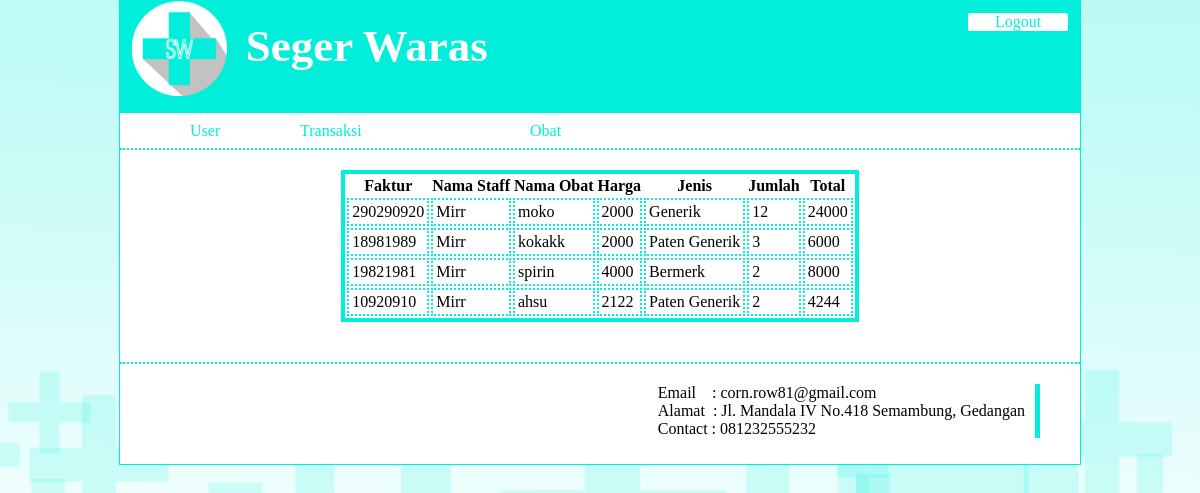
Screenshot of /index.php?menu=5 (signed in) with the database file from the repository.
### tables this page shows
CREATE TABLE IF NOT EXISTS `tblidentitas` (
  `namaapotek` varchar(50) NOT NULL,
  `alamat` varchar(50) NOT NULL,
  `telp` varchar(15) NOT NULL,
  `deskripsi` varchar(255) NOT NULL
);

CREATE TABLE IF NOT EXISTS `tblbeli` (
  `id_beli` int(11) NOT NULL,
  `faktur` varchar(50) NOT NULL,
  `staff` varchar(50) NOT NULL,
  `namaobat` text NOT NULL,
  `harga` float NOT NULL,
  `jenis` text NOT NULL,
  `deskripsi` text NOT NULL,
  `jumlah` int(11) NOT NULL,
  `tanggal` date NOT NULL
);

### lib/function.php (called while the page is built, shortened)
<?php
	$db = mysqli_connect('localhost','root','','dbapotek');
	function query($sql){
		global $db;
		$result = mysqli_query($db,$sql);
		return $result;
	}
 ?>

### page/lap_pembelian/index.php (the view, shortened to what this page needs)
<?php
	$query = query("SELECT * FROM tblbeli");
 ?>
 <table>
 	<tr>
 		<th>Faktur</th>
 		<th>Nama Staff</th>
 		<th>Nama Obat</th>
 		<th>Harga</th>
 		<th>Jenis</th>
 		<th>Jumlah</th>
 		<th>Total</th>
 	</tr>
 		<?php
	 			while ($row = mysqli_fetch_array($query)) {
	 				$totalharga = $row[4]*$row[7];
	 				echo '<tr>';
	 		 			echo '<td>'.$row[1].'</td>';
			 		 	echo '<td>'.$row[2].'</td>';
			 		 	echo '<td>'.$row[3].'</td>';
			 		 	echo '<td>'.$row[4].'</td>';
			 		 	echo '<td>'.$row[5].'</td>';
			 		 	echo '<td>'.$row[7].'</td>';
			 		 	echo '<td>'.$totalharga.'</td>';
	 				echo '</tr>';
	 			}
 		 ?>
 </table>

### index.php (shortened to what this page needs)
<?php
	require_once 'lib/function.php';
	$result = query("SELECT * FROM tblidentitas");
	$row = mysqli_fetch_array($result);
 ?>
 <!DOCTYPE html>
 <html>
 <head>
 	<link rel="stylesheet" type="text/css" href="style.css">
 </head>
 <body>
 	<div id="wrapper">
 		<header>
 			<span class="btn"><a href="logout.php" class="logout">Logout</a></span>
 			<a href="index.php"><img src="assets/logo2.png"></a>
 			<h1>
 				<span class="sg"><?php echo $row[0]; ?></span>
 			</h1>
 		</header>
 		<nav>
 		<?php
 			if (isset($_SESSION['level'])) {
 				$level = $_SESSION['level'];
 		 ?>
 			<ul>
 			<?php
 				if ($level == 1) {
 			 ?>
 				<li><a class="mother" href="index.php?menu=1&action=0">User</a></li>
 			<?php } ?>
 				<li class="transaksi">Transaksi
 				</li>
 				<li><a class="mother" href="index.php?menu=6&action=0">Obat</a></li>
 			</ul>
 			<?php } ?>
 		</nav>
 		<div class="container">
 			<?php
 				if (!isset($_SESSION['level'])) {
 					header('location:login.php');
 				}else{
		 			if (isset($_GET['menu'])) {
		 				$menu = $_GET['menu'];
				 			switch ($menu) {
				 				case '5':
				 					if ($menu == 5) {
				 					require_once 'page/lap_pembelian/index.php';
				 				}
				 					break;
				 			}
	 				}
	 			}
 			 ?>
 		</div>
 	<footer>
 			<div class="foot-container">
				<span>Email&nbsp&nbsp&nbsp : corn.row81@gmail.com</span><br>
				<span>Alamat &nbsp: Jl. Mandala IV No.418 Semambung, Gedangan</span><br>
				<span>Contact :  081232555232</span><br>
 			</div>
 		</footer>
 	</div>
 </body>
 </html>

### style.css (style rules this page uses)
body { background-image: url(assets/bg.png); }
* { margin : 0; }
a { text-decoration: none; }
#wrapper { width: 80%; height: 100%; margin: auto; border: 1px solid #00eeda; background-color: white; }
header { height: 100px; margin-bottom: 0px; background-color: #00eeda; padding-left: 12px; padding-bottom: 12px; }
header h1 { color: white; font-family: League Gothic; src : url(assets/League Gothic.otf); font-size: 45px; padding-top: 2%; padding-left: 12%; }
header .logout { float: right; width: 100px; text-align: center; background-color: white; color: #00eeda; border-radius: 2px; }
header .btn { float : right; padding: 12px; }
header img { width: 10%; float: left; position: }
nav { height:35px; background-color: white; overflow: hidden; width: 100%; border-bottom: 2px dotted #00eeda; }
nav ul { list-style: none; position: absolute; }
nav ul li { float:left; display: block; line-height:35px; width: 120px; color: #00eeda; padding-left: 10px; }
nav ul .transaksi { width: 200px; }
nav ul li .mother { color: #00eeda; padding-bottom: 10px; padding-top: 9px; padding-left: 20px; padding-right: 70px; }
.container { padding: 20px; }
table { margin: auto; border : 4px solid #00eeda; }
table td { border : 2px dotted #00eeda; padding: 3px; margin: 2px; }
footer { width: 100%; height: 100px; border-top : 2px dotted #00eeda; clear: both; margin-top: 20px; background-color: white; }
footer .foot-container { float: right; margin-top: 20px; margin-right: 40px; padding-right: 10px; border-right: 5px solid #00eeda; }

### rows the page displays
tblidentitas: namaapotek "Seger Waras"
tblbeli: faktur "290290920", staff "Mirr", namaobat "moko", harga "2000", jenis "Generik", jumlah "12", totalharga "24000"
tblbeli: faktur "18981989", staff "Mirr", namaobat "kokakk", harga "2000", jenis "Paten Generik", jumlah "3", totalharga "6000"
tblbeli: faktur "19821981", staff "Mirr", namaobat "spirin", harga "4000", jenis "Bermerk", jumlah "2", totalharga "8000"
tblbeli: faktur "10920910", staff "Mirr", namaobat "ahsu", harga "2122", jenis "Paten Generik", jumlah "2", totalharga "4244"
